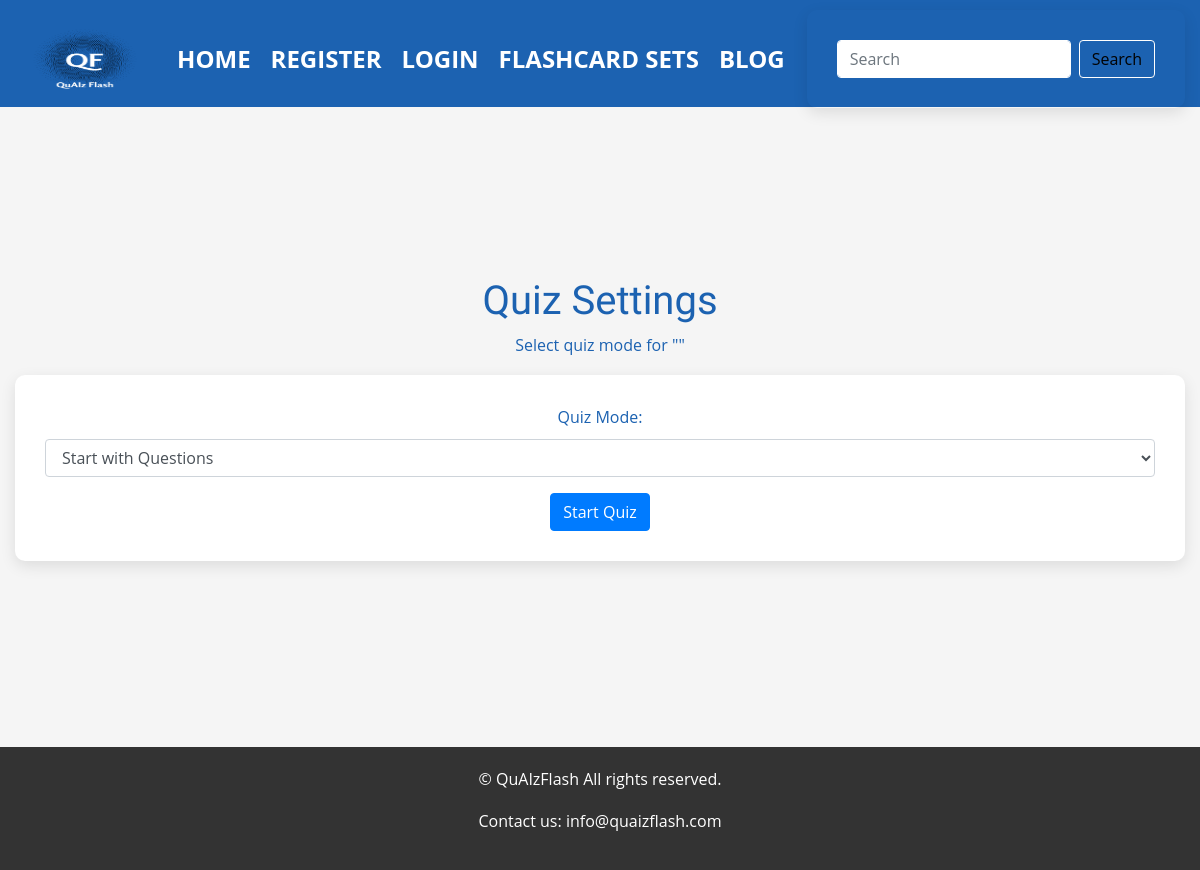
Page /quiz-settings/7 on the earlier database version.
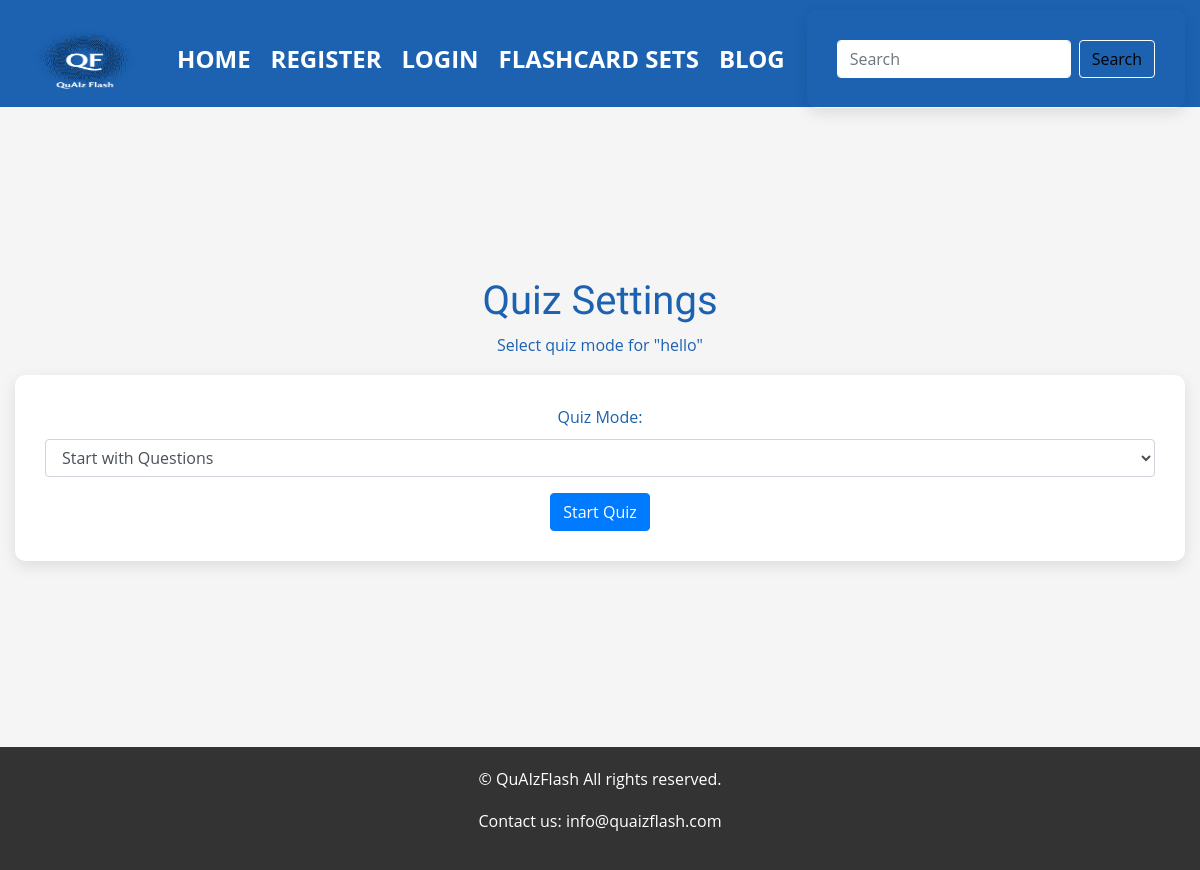
Same page on the later database version.
### models.py (models this page shows, shortened)
class FlashcardSet(db.Model):
    id = db.Column(db.Integer, primary_key=True)
    title = db.Column(db.String(100), nullable=False)
    description = db.Column(db.String(200))
    user_id = db.Column(db.Integer, db.ForeignKey('user.id'), nullable=False)
    flashcards = db.relationship('Flashcard', backref='flashcard_set', lazy=True)  # Added relationship
    correct_count = db.Column(db.Integer, default=0)  # Add this line
    incorrect_count = db.Column(db.Integer, default=0)  # Add this line
    flashcards = db.relationship('Flashcard', backref='flashcard_set', lazy=True)
    public = db.Column(db.Boolean, default=True)

### app.py (the view)
@app.route('/quiz-settings/<int:set_id>', methods=['GET', 'POST'])
def quiz_settings(set_id):
    if request.method == 'POST':
        quiz_mode = request.form.get('quiz_mode')
        return redirect(url_for('quiz', set_id=set_id, quiz_mode=quiz_mode))
    flashcard_set = FlashcardSet.query.get(set_id)
    return render_template('quiz_settings.html', title='Quiz Settings', flashcard_set=flashcard_set, search_form=SearchSetsForm())

### forms.py
class SearchSetsForm(FlaskForm):
    search_query = StringField('Search Query', validators=[DataRequired()])
    submit = SubmitField('Search')

### templates/quiz_settings.html (shortened to what this page needs)
{% extends "base.html" %}
{% block content %}
  <h1>{{ title }}</h1>
  <p>Select quiz mode for "{{ flashcard_set.title }}"</p>
  <form method="POST">
    <div class="form-group">
      <label for="quiz_mode">Quiz Mode:</label>
      <select class="form-control" id="quiz_mode" name="quiz_mode">
        <option value="question">Start with Questions</option>
      </select>
    </div>
    <button type="submit" class="btn btn-primary">Start Quiz</button>
  </form>
{% endblock %}

Differences in the rows shown:
added FlashcardSet: title "hello"
